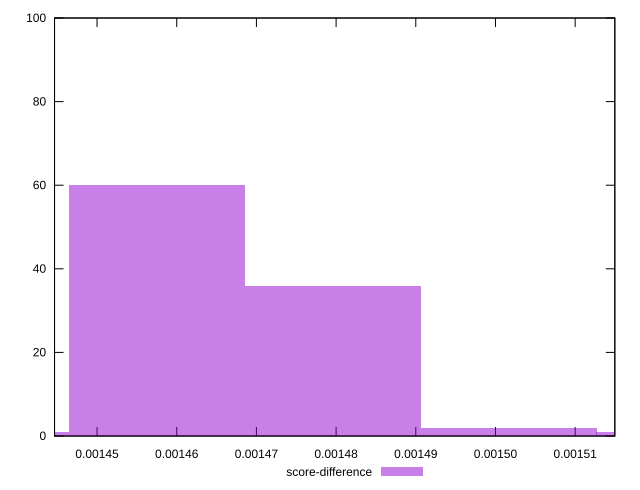

This chart was generated by the following gnuplot code:
reset

$scoreDifference <<EOF
0.00145747110526937 60
0.0014795540008037543 36
0.0015016368963381387 2
0.0015237197918725233 1
0.0014353882097349856 1
EOF

set key outside below
set boxwidth 0.000022082895534384394
set xrange [0.001444664880426938:0.001514977235274939]
set yrange [0:100]
set trange [0:100]
set style fill transparent solid 0.5 noborder
set terminal svg size 640, 490 enhanced background rgb 'white'
set output "report_00008_2021-01-22T20:58:29.167/speed-index/samples/pages+cached+noexternal+nofonts+nosvg+noimg+nocss/score-difference/histogram.svg"

plot $scoreDifference title "score-difference" with boxes

reset
